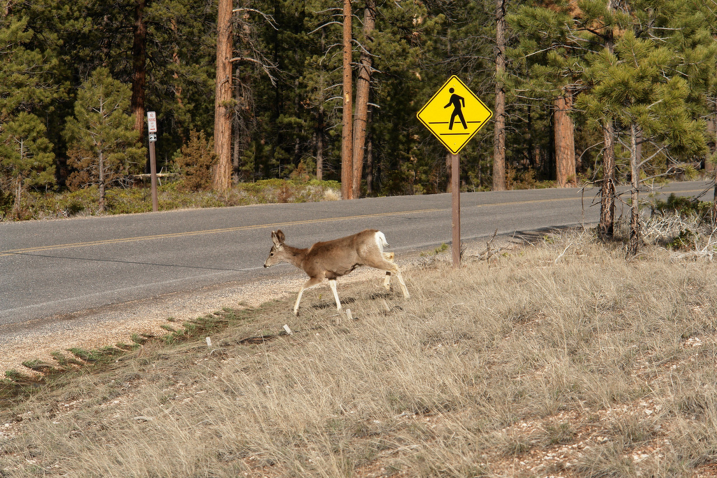
%> input picture hw4/data/pedsign/test2.jpg, 1434 x 956 px (shown at 1/2 size)
$ octave problem4.m   (GNU Octave 9; MATLAB toolbox functions it lacks are replaced by stand-ins)
%> lines starting %> are read from the running program, lines starting %| are printed output that depends on the picture
### hw4/hog.m
function ohist = hog(I)
%
% compute orientation histograms over 8x8 blocks of pixels
% orientations are binned into 9 possible bins
%
% I : grayscale image of dimension HxW
% ohist : orinetation histograms for each block. ohist is of dimension (H/8)x(W/8)x9
%

% apply gaussian smooth on the patch image
gauFilter = fspecial('gaussian',[3 3], 0.5);
I = imfilter(I, gauFilter, 'replicate');

[h,w] = size(I); %size of the input
h2 = ceil(h/8); %the size of the output
w2 = ceil(w/8);
nori = 9;       %number of orientation bins

[mag,ori] = mygradient(I);
thresh = 0.08*max(mag(:));  %threshold for edges


% separate out pixels into orientation channels
ohist = zeros(h2,w2,nori);
for i = 1:nori
  % create a binary image containing 1's for the pixels that are edges at this orientation
  minangle = -pi + (i-1)*2*pi/nori;
  maxangle = -pi + i*2*pi/nori;
  B = (mag > thresh & ori >= minangle & ori <= maxangle);

  % sum up the values over 8x8 pixel blocks.
  chblock = im2col(B,[8 8],'distinct');  %useful function for grabbing blocks
                                         %sum over each block and store result in ohist
  ohist(:,:,i) = reshape(sum(chblock), h2, w2);
end

% normalize the histogram so that sum over orientation bins is 1 for each block
%   NOTE: Don't divide by 0! If there are no edges in a block (ie. this counts sums to 0 for the block) then just leave all the values 0.
norm = zeros(h2,w2,nori);
for i = 1:nori
    norm(:,:,i) = sum(ohist,3);
    ohist(:,:,i) = ohist(:,:,i)./norm(:,:,i);
    ohist(isnan(ohist)) = 0;
end

### hw4/mygradient.m
function [mag,ori] = mygradient(I)
%
% compute image gradient magnitude and orientation at each pixel
%
gaussianD = fspecial('sobel');
dx = imfilter(I, gaussianD);
dy = imfilter(I, gaussianD');
mag = sqrt(dx.*dx + dy.*dy);
ori = atan2(dy, dx);

### hw4/hogdraw.m
function V = hogDraw( H, w )
% Create visualization of hog template
%
% USAGE
%  V = hogDraw( H, [w] )
%
% INPUTS
%  H          - [m n 9] computed hog features
%  w          - [15] width for each glyph in the visualization
%
% OUTPUTS
%  V          - [m*w n*w] visualization of hog features
%
% EXAMPLE
%
% See also hog
%
% Piotr's Image&Video Toolbox      Version 2.41
% Copyright 2009 Piotr Dollar.  [pdollar-at-caltech.edu]
% Please email me if you find bugs, or have suggestions or questions!
% Licensed under the Lesser GPL [see external/lgpl.txt]

% construct a "glyph" for each orientaion
if(nargin<2 || isempty(w)), w=15; end
bar=zeros(w,w); bar(:,round(.45*w):round(.55*w))=1;
bars=zeros([size(bar) 9]);
for i=1:9, bars(:,:,i)=imrotate(bar,-(i-1)*180/9,'crop'); end

% make pictures of positive weights by adding up weighted glyphs
H(H<0)=0; V=zeros(w*[size(H, 1) size(H, 2)]);
for r=1:size(H, 1), rs=(1:w)+(r-1)*w;
  for c=1:size(H, 2), cs=(1:w)+(c-1)*w;
    for i=1:9, V(rs,cs)=V(rs,cs)+bars(:,:,i)*H(r,c,i); end
  end
end

### hw4/problem4.m
% load a training example image
Itrain = im2double(rgb2gray(imread('test2.jpg')));
%> Itrain: size 956x1434 double; min 0, max 1, mean 0.454
% [4 lines of commented-out code are left out]

nPos = 5;
nNeg = 100;
% get postive patches
patches = cell(1,nPos);
h = zeros(1,nPos); w = zeros(1,nPos);
patches{1} = im2double((imread('p41p1.jpg')));
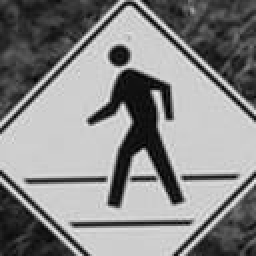
%> input picture hw4/img/p41p1.jpg, 128 x 128 px (shown 2 times larger)
patches{2} = im2double((imread('p41p2.jpg')));
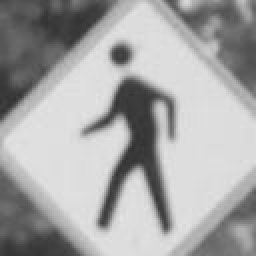
%> input picture hw4/img/p41p2.jpg, 128 x 128 px (shown 2 times larger)
patches{3} = im2double((imread('p41p3.jpg')));
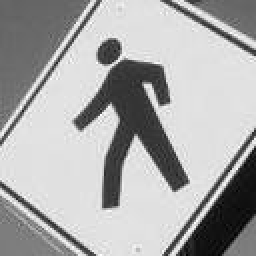
%> input picture hw4/img/p41p3.jpg, 128 x 128 px (shown 2 times larger)
patches{4} = im2double((imread('p41p4.jpg')));
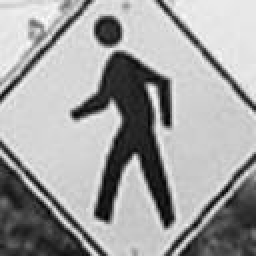
%> input picture hw4/img/p41p4.jpg, 128 x 128 px (shown 2 times larger)
patches{5} = im2double((imread('p41p5.jpg')));
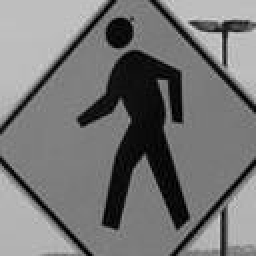
%> input picture hw4/img/p41p5.jpg, 128 x 128 px (shown 2 times larger)
% compute templateH, templateW
for i = 1:nPos
    [h(i), w(i)] = size(patches{i});
end
%> after the loop, h = [128 128 128 128 128]; w = [128 128 128 128 128]
aspectRatio = w./h;
%> aspectRatio = [1 1 1 1 1]
templateH = mean(h);
%> templateH = 128
templateW = templateH * mean(aspectRatio);
%> templateW = 128
templateH = floor(templateH/8) * 8;
templateW = floor(templateW/8) * 8;
%templateH = 32; templateW = 32;
% resize patches
posPatches = zeros(templateH, templateW, nPos);
for i = 1:nPos
    posPatches(:,:,i) = imresize(patches{i},[templateH templateW]);
end
% get negative patches
[ItrainH, ItrainW] = size(Itrain);
%> ItrainH = 956; ItrainW = 1434
negPatches = zeros(templateH, templateW, nNeg);
for i = 1:nNeg
    x = randi(ItrainH - templateH);
    y = randi(ItrainW - templateW);
    negPatches(:,:,i) = Itrain(x : x + templateH - 1, y : y + templateW - 1);
end
% build postive template
posTemplate = zeros(floor(templateH/8),floor(templateW/8),9);
for i = 1:nPos
   posTemplate = posTemplate + hog(posPatches(:,:,i));
end
%> this loop made 5 passes
%> thresh in hog on passes 1 to 5: 0.265, 0.278, 0.29, 0.309, 0.253
posTemplate = posTemplate/nPos;
%V = hogdraw(posTemplate);
%imshow(V);
% build negative template
negTemplate = zeros(floor(templateH/8),floor(templateW/8),9);
for i = 1:nNeg
   negTemplate = negTemplate + hog(negPatches(:,:,i));
end
%> this loop made 100 passes
%> thresh in hog on passes 1 to 12: 0.26, 0.251, 0.268, 0.273, 0.261, 0.221, 0.241, 0.278, 0.263, 0.26, 0.205, 0.211
%> pass 1, in mygradient (call 6), `mag = sqrt(dx.*dx + dy.*dy);`:
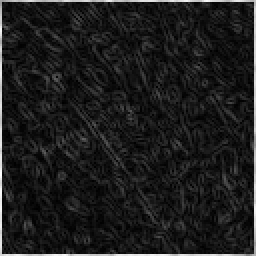
%> mag: size 128x128 double (shown 2 times larger); min 0.00095, max 3.25, mean 0.37; drawn with min black and max white
negTemplate = negTemplate/nNeg;
%V = hogdraw(posTemplate);
%imshow(V);
template = posTemplate - negTemplate;
V = hogdraw(template);
%> in hogDraw, `V=zeros(w*[size(H, 1) size(H, 2)])`: V: size 240x240 double; every value is 0
%> the loop in hogDraw, `for r=1:size(H, 1), rs=(1:w)+(r-1)*w;` made 16 passes
%> rs on passes 1 to 7: [1 2 3 4 5 6 7 8 9 10 11 12 13 14 15], [16 17 18 19 20 21 22 23 24 25 26 27 28 29 30], [31 32 33 34 35 36 37 38 39 40 41 42 43 44 45], [46 47 48 49 50 51 52 53 54 55 56 57 58 59 60], [61 62 63 64 65 66 67 68 69 70 71 72 73 74 75], [76 77 78 79 80 81 82 83 84 85 86 87 88 89 90], [91 92 93 94 95 96 97 98 99 100 101 102 103 104 105]
%> after the loop in hogDraw, `for r=1:size(H, 1), rs=(1:w)+(r-1)*w;`:
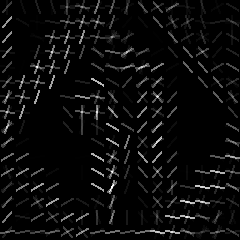
%> V: size 240x240 double; min 0, max 1.04, mean 0.0485; drawn with min black and max white
imshow(V);
imwrite(V, 'pedtemplate3.jpg');
%
% load a test image
%
%> (the run ends here)
